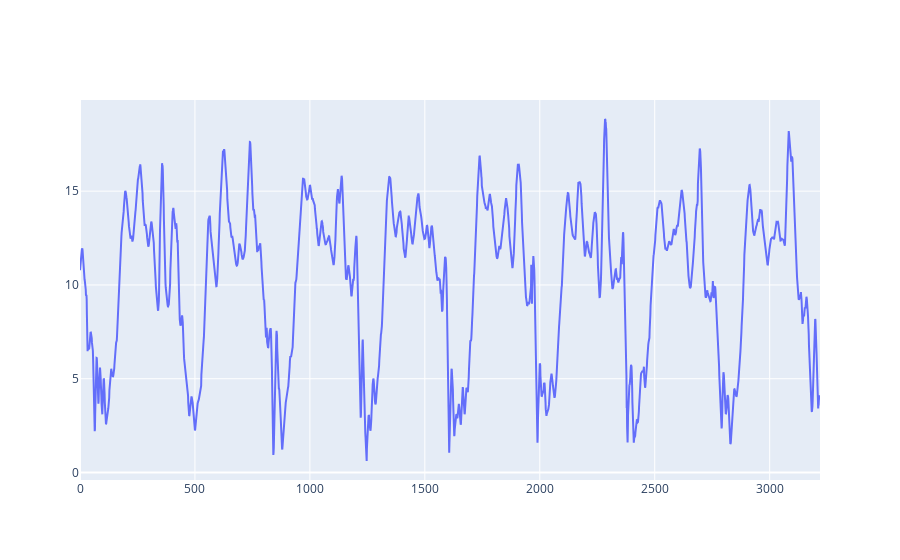

The cell this chart's notebook holds for it:
### Code cell
x, t = prepare_time_series('./data/bike _accm.csv',centred = False)

x = x[15_780:19_000]
fig = go.Figure()
fig.add_scatter(y = x[:], mode='lines', name='x_acc')
fig.show()

nlags = 500
result_dict = DelayEmbeddingPhaseIdentifier(x, nlags = nlags,
                                            return_variance_model = True,
                                            return_expectation_model = True,
                                            update_coef = 2,min_dim = 3
                                           )

autocorr_phase = AutoCorrPhaseIdentifier(x = x, period = 500)

a = result_dict['phase']
b = autocorr_phase[nlags-1:]

fig = plot_signal_phases(x[nlags-1:], {"Предложенный\nалгоритм": a,
                                   "Автокорреляция": b,
                                   "Разница": np.arccos(np.cos(a-b))},
                        save_path = f'./noize_bike.eps')

### Figure 1 — Plotly figure (JSON) as saved in the notebook; plotly's stock layout.template omitted (floating-point values rounded to 4 significant figures; data arrays with more than 128 entries replaced by an {"elided": "..."} marker saying what was removed)
{"data": [{"mode": "lines", "name": "x_acc", "type": "scatter", "y": {"elided": "3220 float values"}}], "layout": {}}
